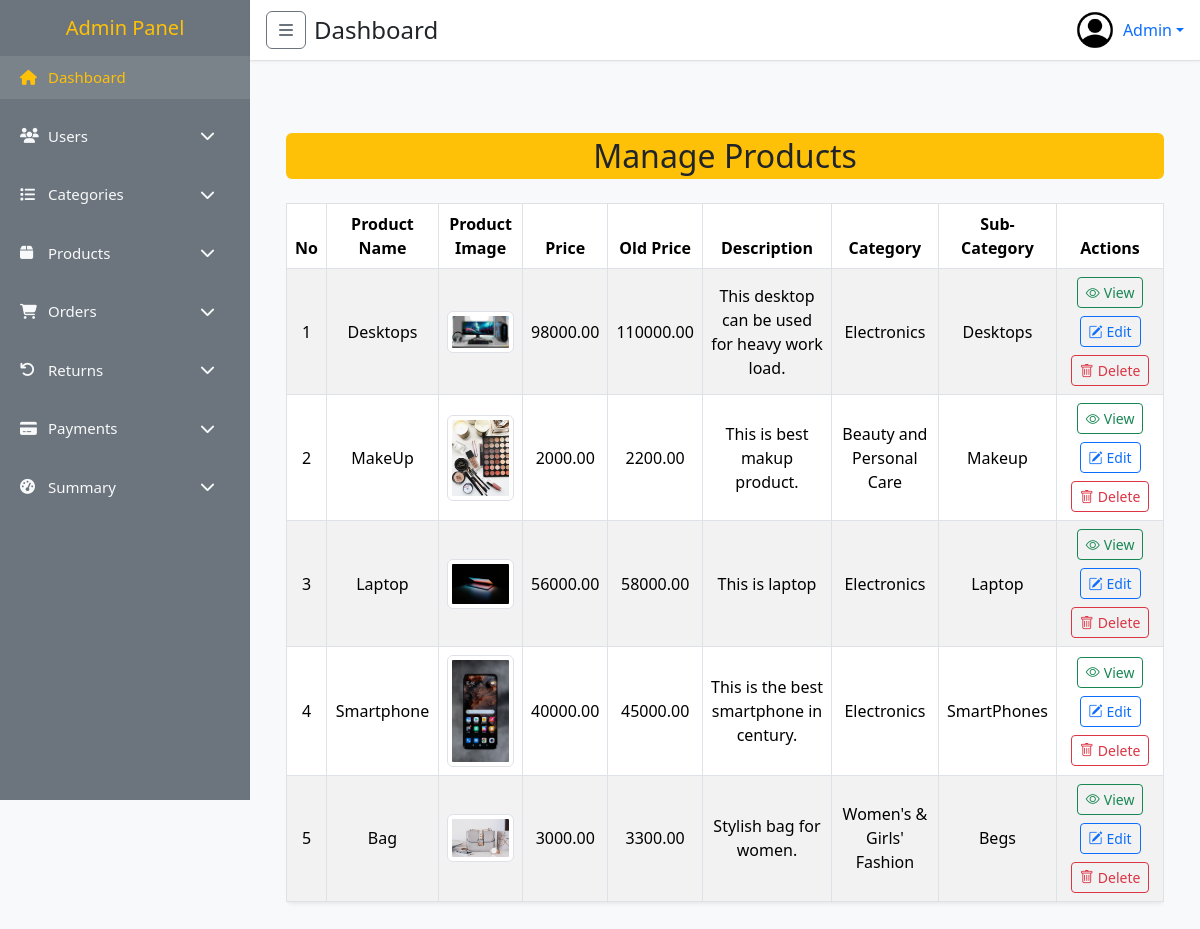
Page /admin/view_product.php on the committed database.
### tables this page shows
CREATE TABLE `products` (
  `id` int(11) NOT NULL,
  `user_id` int(11) DEFAULT NULL,
  `name` varchar(255) DEFAULT NULL,
  `images` text DEFAULT NULL,
  `price` decimal(15,2) DEFAULT NULL,
  `old_price` double(15,2) DEFAULT NULL,
  `description` text DEFAULT NULL,
  `category_id` int(11) DEFAULT NULL,
  `sub_category_id` int(11) DEFAULT NULL,
  `created_at` datetime DEFAULT current_timestamp(),
  `updated_at` datetime DEFAULT current_timestamp()
);

CREATE TABLE `categories` (
  `id` int(11) NOT NULL,
  `name` varchar(255) DEFAULT NULL,
  `status` tinyint(1) NOT NULL DEFAULT 1,
  `created_at` datetime DEFAULT current_timestamp(),
  `updated_at` datetime DEFAULT current_timestamp()
);

CREATE TABLE `sub_category` (
  `id` int(11) NOT NULL,
  `name` varchar(255) DEFAULT NULL,
  `category_id` int(11) DEFAULT NULL,
  `created_at` datetime DEFAULT current_timestamp(),
  `updated_at` datetime DEFAULT current_timestamp()
);

### admin/view_product.php (the view, shortened to what this page needs)
<?php
require "inc/he.php";
require "inc/sidebar.php";
require "inc/nav.php";
require "../config/db.php";
$query = "
    SELECT
    products.*,
    categories.name AS category_name,
    sub_category.name AS sub_category_name
FROM
    products
LEFT JOIN
    categories ON products.category_id = categories.id
LEFT JOIN
    sub_category ON products.sub_category_id = sub_category.id;
";
$result = mysqli_query($con, $query);
?>
<main class="p-4">
    <div class="container mt-5">
        <h2 class="mb-4 text-center bg-warning p-1 rounded">Manage Products</h2>
        <div class="table-responsive">
            <table class="table table-striped table-hover table-bordered shadow-sm rounded">
                <thead class="text-center bg-info">
                    <tr>
                        <th>No</th>
                        <th>Product Name</th>
                        <th>Product Image</th>
                        <th>Price</th>
                        <th>Old Price</th>
                        <th>Description</th>
                        <th>Category</th>
                        <th>Sub-Category</th>
                        <th>Actions</th>
                    </tr>
                </thead>
                <tbody>
                    <?php if (mysqli_num_rows($result) > 0): ?>
                        <?php
                        $counter = 1;
                        while ($product = mysqli_fetch_assoc($result)): ?>
                            <tr class="text-center align-middle">
                                <td><?php echo $counter++; ?></td>
                                <td><?= htmlspecialchars($product['name']); ?></td>
                                <td>
                                    <?php if (!empty($product['images'])): ?>
                                        <img src="<?= htmlspecialchars($product['images']); ?>" alt="Product Image" width="80"
                                            class="img-thumbnail">
                                    <?php else: ?>
                                        <span class="text-muted">No image</span>
                                    <?php endif; ?>
                                </td>
                                <td><?= htmlspecialchars($product['price']); ?></td>
                                <td><?= htmlspecialchars($product['old_price']); ?></td>
                                <td><?= htmlspecialchars($product['description']); ?></td>
                                <td><?= htmlspecialchars($product['category_name'] ?? 'N/A'); ?></td>
                                <td><?= htmlspecialchars($product['sub_category_name'] ?? 'N/A'); ?></td>
                                <td>
                                    <div class="d-flex flex-wrap justify-content-center gap-2">
                                        <a href="view_product.php?id=<?= $product['id']; ?>"
                                            class="btn btn-outline-success btn-sm d-flex align-items-center"
                                            data-bs-toggle="tooltip" data-bs-placement="top" title="View Product">
                                            <i class="bi bi-eye me-1"></i> View
                                        </a>
                                        <a href="edit_product.php?id=<?= $product['id']; ?>"
                                            class="btn btn-outline-primary btn-sm d-flex align-items-center"
                                            data-bs-toggle="tooltip" data-bs-placement="top" title="Edit Product">
                                            <i class="bi bi-pencil-square me-1"></i> Edit
                                        </a>
                                        <button class="btn btn-outline-danger btn-sm d-flex align-items-center"
                                            data-bs-toggle="modal" data-bs-target="#deleteModal<?= $product['id']; ?>"
                                            title="Delete Product">
                                            <i class="bi bi-trash me-1"></i> Delete
                                        </button>
                                    </div>
                                </td>
                            </tr>
                        <?php endwhile; ?>
                    <?php else: ?>
                        <tr>
                            <td colspan="8" class="text-center text-muted">No products found.</td>
                        </tr>
                    <?php endif; ?>
                </tbody>
            </table>
        </div>
    </div>
</main>
<link href="https://cdn.jsdelivr.net/npm/bootstrap-icons/font/bootstrap-icons.css" rel="stylesheet">
<?php require "inc/footer.php"; ?>

### admin/inc/he.php (style rules this page uses)
:root { --sidebar-bg: #6c757d; --highlight: #ffc107; --text-light: #f8f9fa; }
body { font-family: 'Segoe UI', sans-serif; background-color: #f8f9fa; overflow-x: hidden; }

### rows in the picture
products: name "Desktops", images (picture), price "98000.00", old_price "110000.00", description "This desktop can be used for heavy work load.", category.name "Electronics", sub_category.name "Desktops"
products: name "MakeUp", images (picture), price "2000.00", old_price "2200.00", description "This is best makup product.", category.name "Beauty and Personal Care", sub_category.name "Makeup"
products: name "Laptop", images (picture), price "56000.00", old_price "58000.00", description "This is laptop", category.name "Electronics", sub_category.name "Laptop"
products: name "Smartphone", images (picture), price "40000.00", old_price "45000.00", description "This is the best smartphone in century.", category.name "Electronics", sub_category.name "SmartPhones"
products: name "Bag", images (picture), price "3000.00", old_price "3300.00", description "Stylish bag for women.", category.name "Women's & Girls' Fashion", sub_category.name "Begs"
